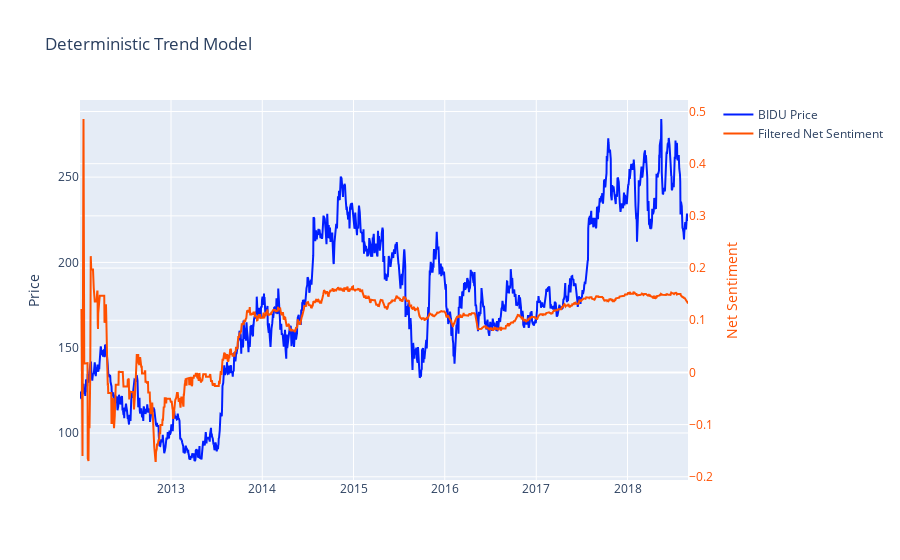

Notebook source saved alongside this figure:
### Code cell
trace1 = go.Scatter(
    x=sentiment_price_data.index,
    y=sentiment_price_data.BIDU,
    mode="lines",
    name='BIDU Price',
    line = dict(color = ('rgb(0, 30, 255)'))
)

trace2 = go.Scatter(
    x=sentiment_price_data.index,
    y=sentiment_price_data.netf,
    mode="lines",
    name='Filtered Net Sentiment',
    line = dict(color = ('rgb(255, 80, 0)')),
    yaxis='y2'

)

data = [trace1, trace2]
layout = go.Layout(
    title=model_criterion,
    yaxis=dict(
        title='Price'
    ),
    yaxis2=dict(
        title='Net Sentiment',
        titlefont=dict(
            color='rgb(255, 80, 0)'
        ),
        tickfont=dict(
            color='rgb(255, 80, 0)'
        ),
        overlaying='y',
        side='right'
    ),
   legend= go.layout.Legend(
     x= 1.05,
    y= 1,
    )
)
fig = go.Figure(data=data, layout=layout)
iplot(fig, filename=model_criterion)

### Figure 1 — Plotly figure (JSON) as saved in the notebook; plotly's stock layout.template omitted (floating-point values rounded to 4 significant figures; data arrays with more than 128 entries replaced by an {"elided": "..."} marker saying what was removed)
{"data": [{"line": {"color": "rgb(0, 30, 255)"}, "mode": "lines", "name": "BIDU Price", "type": "scatter", "x": {"elided": "1678 str values"}, "y": {"elided": "1678 float values"}}, {"line": {"color": "rgb(255, 80, 0)"}, "mode": "lines", "name": "Filtered Net Sentiment", "type": "scatter", "x": {"elided": "1678 str values"}, "y": {"elided": "1678 float values"}, "yaxis": "y2"}], "layout": {"legend": {"x": 1.05, "y": 1}, "title": {"text": "Deterministic Trend Model"}, "yaxis": {"title": {"text": "Price"}}, "yaxis2": {"overlaying": "y", "side": "right", "tickfont": {"color": "rgb(255, 80, 0)"}, "title": {"font": {"color": "rgb(255, 80, 0)"}, "text": "Net Sentiment"}}}}
